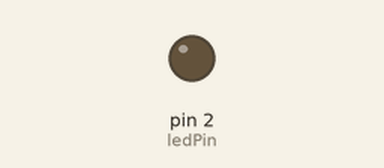
This sketch was run on a simulated Arduino Uno, built with avr-gcc and run on an emulated ATmega328P. On the bench: output pins drawn as LEDs (lit = HIGH).

Above: at 1.5 s.
At 4.0 s:
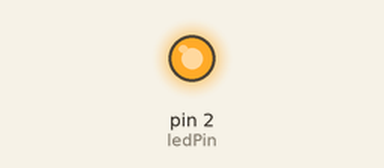
Timing chart, 0 to 9.4 s (numbered marks = the images above):
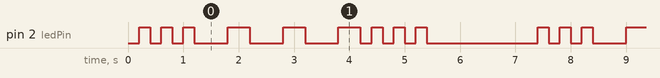

Measured:
- by itself, pin 2 (ledPin): repeats every 7.2 s: 2 × (LOW 0.20 s, HIGH 0.20 s), 3 × (LOW 0.60 s, HIGH 0.40 s), 3 × (LOW 0.20 s, HIGH 0.20 s), LOW 2.0 s, HIGH 0.20 s
- by itself, everything shown: repeats every 7.2 s, in 18 steps

The sketch:

millis_sos.ino.ino
```cpp
/*
 * 实验3: 使用millis()函数控制LED产生SOS闪烁信号
 * SOS信号: 三次短闪(200ms) + 三次长闪(600ms) + 三次短闪(200ms)
 * 每次SOS播放完毕后有较长的熄灭停顿(2000ms)
 */

const int ledPin = 2;
// 定义时间参数 (单位: 毫秒)
const unsigned long SHORT_FLASH = 200;   // 短闪持续时间
const unsigned long LONG_FLASH = 600;    // 长闪持续时间
const unsigned long PAUSE_SHORT = 200;   // 短闪之间的停顿
const unsigned long PAUSE_LONG = 400;    // 长闪之间的停顿
const unsigned long SOS_PAUSE = 2000;    // SOS循环结束后的长停顿

// 定义SOS信号序列
// 0 = 熄灭, 1 = 短闪, 2 = 长闪
const int sosSequence[] = {
  1, 0,  // S: 短闪-熄灭
  1, 0,  // S: 短闪-熄灭
  1, 0,  // S: 短闪-熄灭
  2, 0,  // O: 长闪-熄灭
  2, 0,  // O: 长闪-熄灭
  2, 0,  // O: 长闪-熄灭
  1, 0,  // S: 短闪-熄灭
  1, 0,  // S: 短闪-熄灭
  1, 0   // S: 短闪-熄灭
};

const int sequenceLength = sizeof(sosSequence) / sizeof(sosSequence[0]);

unsigned long previousMillis = 0;
int currentStep = 0;          // 当前序列步骤
bool isSosPause = false;      // 是否处于SOS循环后的长停顿
unsigned long sosPauseStart = 0;

void setup() {
  pinMode(ledPin, OUTPUT);
  digitalWrite(ledPin, LOW);
}

void loop() {
  unsigned long currentMillis = millis();

  // 处理SOS循环结束后的长停顿
  if (isSosPause) {
    if (currentMillis - sosPauseStart >= SOS_PAUSE) {
      isSosPause = false;
      currentStep = 0;  // 重置到序列开始
    }
    return;  // 停顿期间不执行其他操作
  }

  // 检查当前步骤是否需要执行
  unsigned long stepDuration = 0;
  int signalType = sosSequence[currentStep];

  // 计算当前步骤的持续时间
  if (signalType == 1) {  // 短闪
    stepDuration = SHORT_FLASH;
  } else if (signalType == 2) {  // 长闪
    stepDuration = LONG_FLASH;
  } else {  // 熄灭 (0)
    // 根据前一步骤决定熄灭时间
    if (currentStep > 0) {
      int prevSignal = sosSequence[currentStep - 1];
      if (prevSignal == 1) {
        stepDuration = PAUSE_SHORT;  // 短闪后的停顿
      } else if (prevSignal == 2) {
        stepDuration = PAUSE_LONG;   // 长闪后的停顿
      } else {
        stepDuration = PAUSE_SHORT;
      }
    } else {
      stepDuration = PAUSE_SHORT;
    }
  }

  // 检查是否到达步骤切换时间
  if (currentMillis - previousMillis >= stepDuration) {
    previousMillis = currentMillis;

    // 点亮或熄灭LED
    if (signalType == 0) {
      digitalWrite(ledPin, LOW);
    } else {
      digitalWrite(ledPin, HIGH);
    }

    // 移动到下一步
    currentStep++;

    // 检查是否完成整个SOS序列
    if (currentStep >= sequenceLength) {
      isSosPause = true;
      sosPauseStart = currentMillis;
      digitalWrite(ledPin, LOW);  // 确保LED熄灭
    }
  }
}
```
